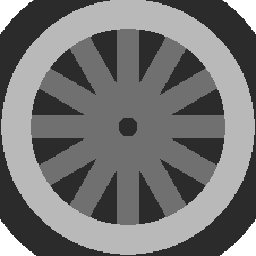
%> input picture hw6/wheel.tif, 256 x 256 px
$ octave hw6.m   (GNU Octave 9; MATLAB toolbox functions it lacks are replaced by stand-ins)
%> lines starting %> are read from the running program, lines starting %| are printed output that depends on the picture; in (x1, y1, x2, y2) boxes, pixels count from 0 and x2, y2 are one past the last pixel; in counts of white or black regions, pixels touching at a corner belong together; the program's own positions count from 1
### hw6/idealLPF.m
function [H, filteredImageDFT, filteredImage] = idealLPF(image,f_c)
    % Get image dimensions
    [M, N] = size(image);

    % Transform image to Fourier Domain.
    imageDFT = fft2(double(image));

    % Initialize new set of point coordinates.
    u = 0:(M-1);
    v = 0:(N-1);

    % Find indices of x- and y- coordinates outside half the dimensions.
    idx = find(u > M/2);
    idy = find(v > N/2);
    u(idx) = u(idx) - M;
    v(idy) = v(idy) - N;

    % Create a grid from the new coordinates.
    [V,U] = meshgrid(v,u);

    % Use the formula of a circle to construct the logical bounds of the
    % filter.
    D = sqrt(U.^2+V.^2);

    % Construct the filter by locating points that are within the radius of
    % the cutoff frequency.
    H = double(D <= f_c);

    % Apply the filter by multiplying with the image in Fourier Domain
    % (which is equal to convolving in the Time Domain).
    filteredImageDFT = H .* imageDFT;

    % Transform the image back into the Time Domain.
    filteredImage = real(ifft2(double(filteredImageDFT)));
end

### hw6/gaussLPF.m
function [H, filteredImageDFT, filteredImage] = gaussLPF(image, sigma)
    % Get image dimensions
    [M, ~] = size(image);

    % Transform image to Fourier Domain.
    imageDFT = fft2(image);

    % Construct the gaussian filter of same size and sigma as f_c.
    H = fspecial('gaussian', M, sigma);
    H = mat2gray(H);

    % Apply the filter by multiplying with the image in Fourier Domain
    % (which is equal to convolving in the Time Domain).
    filteredImageDFT = fftshift(H) .* imageDFT;

    % Transform the image back into the Time Domain.
    filteredImage = real(ifft2(filteredImageDFT));
end

### hw6/hw6.m
%% Problem 1

% No coding needed here.

%% Problem 2
close all; clear; clc;

% Load the images.
wheel = imread('wheel.tif');
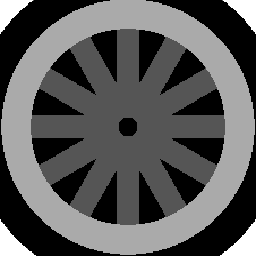
%> wheel: size 256x256 uint8; min 0, max 3, mean 1.05; drawn with min black and max white
edges = rgb2gray(imread('edges.tif'));
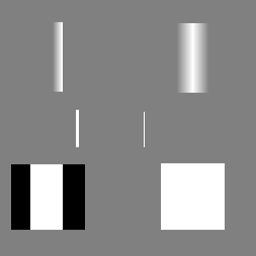
%> input picture hw6/edges.tif, 256 x 256 px
%> edges: size 256x256 uint8; min 0, max 255, mean 138.2
[m1, n1] = size(wheel);
%> m1 = 256; n1 = 256

wheelFT = fft2(double(wheel));
edgesFT = fft2(double(edges));

% a. Apply an ideal lpf at a frequency which is 1/3 the maximum frequency.
% Maximum frequency occurs at +/- N/2 in each dir. of an unshifted NxN DFT.
magWheelFT = abs(wheelFT);
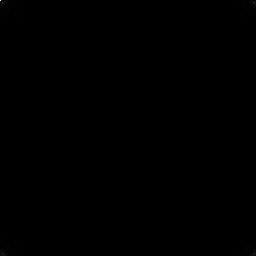
%> magWheelFT: size 256x256 double; min 0, max 68898, mean 65.4; drawn with min black and max white
magEdgesFT = abs(edgesFT);
maxFreqWheel = magWheelFT(m1/2, n1/2);
%> maxFreqWheel = 20.81
maxFreqEdges = magEdgesFT(m1/2, n1/2);
%> maxFreqEdges = 56.75

% Compute cutoff frequencies as 1/3 the maximum frequencies.
fcWheel = 1/3 * maxFreqWheel;
%> fcWheel = 6.94
fcEdges= 1/3 * maxFreqEdges;
%> fcEdges = 18.92

% Construct an ideal low-pass filter which is a circle shape of 0s and 1s.
[~, lpfWheelDFT, lpfWheel] = idealLPF(wheel, fcWheel);
%> in idealLPF, `H = double(D <= f_c);`:
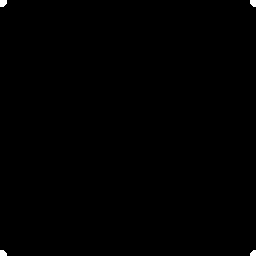
%> H: size 256x256 double; values 0 (black) and 1 (white), 0.22% white; 4 white regions, box (x1, y1, x2, y2) and area: (0, 0, 7, 7) 43, (250, 0, 256, 7) 36, (0, 250, 7, 256) 36, (250, 250, 256, 256) 30
[edgesH, lpfEdgesDFT, lpfEdges] = idealLPF(edges, fcEdges);
%> in idealLPF (call 2), `H = double(D <= f_c);`: H: size 256x256 double; values 0 (black) and 1 (white), 1.7% white; 4 white regions, box (x1, y1, x2, y2) and area: (0, 0, 19, 19) 298, (238, 0, 256, 19) 279, (0, 238, 19, 256) 279, (238, 238, 256, 256) 261

% b. Apply a Gaussian lpf with a 1/2 width at half maximum amplitude which is
% 1/3 the maximum frequency.
[~, gaussWheelDFT, gaussWheel] = gaussLPF(wheel, fcWheel);
%> in gaussLPF, `filteredImage = real(ifft2(filteredImageDFT));`:
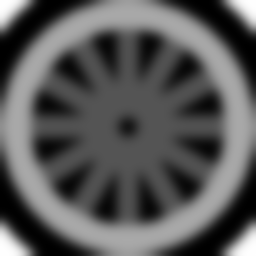
%> filteredImage: size 256x256 double; min 0.00102, max 3, mean 1.05; drawn with min black and max white
[gaussEdgesH, gaussEdgesDFT, gaussEdges] = gaussLPF(edges, fcEdges);

% c. Print out these images for the report.
% i. Original images in the cartesian domain.
fig1 = figure(1);
subplot(1,2,1); imshow(wheel, []); title('Original Wheel Image');
subplot(1,2,2); imshow(edges, []); title('Original Edges Image');
saveas(fig1, 'fig1_hw6.jpg');

% ii. Original images in the frequency domain.
fig2 = figure(2);
subplot(1,2,1); imshow(log(abs(fftshift(wheelFT))), []); title('Wheel Image in FD');
subplot(1,2,2); imshow(log(abs(fftshift(edgesFT))), []); title('Edges Image in FD');
%> after `imshow(log(abs(fftshift(edgesFT))), [])`:
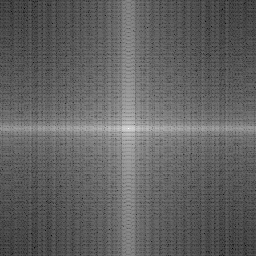
%> displayed picture: size 256x256, on the screen's scale of 0 to 255; min 0, max 255, mean 97.7
saveas(fig2, 'fig2_hw6.jpg');

% iii. Images with Ideal LPF in cartesian domain.
fig3 = figure(3);
subplot(1,2,1); imshow(lpfWheel, []); title('Ideal LPF Wheel Image');
subplot(1,2,2); imshow(lpfEdges, []); title('Ideal LPF Edges Image');
saveas(fig3, 'fig3_hw6.jpg');

% iv. Images with Ideal LPF in frequency domain.
fig4 = figure(4);
subplot(1,2,1); imshow(log(abs(fftshift(lpfWheelDFT))), []); title('Ideal LPF Wheel Image in FD');
subplot(1,2,2); imshow(log(abs(fftshift(lpfEdgesDFT))), []); title('Ideal LPF Edges Image in FD');
saveas(fig4, 'fig4_hw6.jpg');

% v. Images with Gaussian LPF in cartesian domain.
fig5 = figure(5);
subplot(1,2,1); imshow(gaussWheel, []); title('Gauss LPF Wheel Image');
subplot(1,2,2); imshow(gaussEdges, []); title('Gauss LPF Edges Image');
saveas(fig5, 'fig5_hw6.jpg');

% vi. Images with Gaussian LPF in frequency domain.
fig6 = figure(6);
subplot(1,2,1); imshow(log(abs(fftshift(gaussWheelDFT))), []); title('Gauss LPF Wheel Image in FD');
subplot(1,2,2); imshow(log(abs(fftshift(gaussEdgesDFT))), []); title('Gauss LPF Edges Image in FD');
saveas(fig6, 'fig6_hw6.jpg');

% vii. Ideal LPF in frequency domain.
fig7 = figure(7);
imshow(fftshift(edgesH)); title('Ideal Low-Pass Filter');
saveas(fig7, 'fig7_hw6.jpg');

% viii. Gaussian LPF in frequency domain.
fig8 = figure(8);
imshow(gaussEdgesH); title('Gaussian Low-Pass Filter');
saveas(fig8, 'fig8_hw6.jpg');

% d. No code.
% e. No code.

%% f. Apply an ideal LPF and a Gaussian LPF to an image consisting of a
% single white dot on a black background.

% Create a 256x256 black background image.
dotImg = zeros(50, 50);

% Set the center pixel to a white dot.
dotImg(50/2, 50/2) = 1;

fig0 = figure(13);
subplot(1,3,1); imshow(dotImg); title('2D Impulse Function Image');

% (i) Apply an ideal LPF (select a cutoff frequency of 20)
fc = 15;
[~, ~, lpfDotImg] = idealLPF(dotImg, fc);
figure(13);
subplot(1,3,2); imshow(lpfDotImg); title('2D Impulse Function with Ideal LPF');

% (ii) Apply a Gaussian LPF.
[~, ~, gaussDotImg] = gaussLPF(dotImg, fc);
figure(13)
subplot(1,3,3); imshow(gaussDotImg); title('2D Impulse Function with Gaussian LPF');
%> after `title('2D Impulse Function with Gaussian LPF')`:
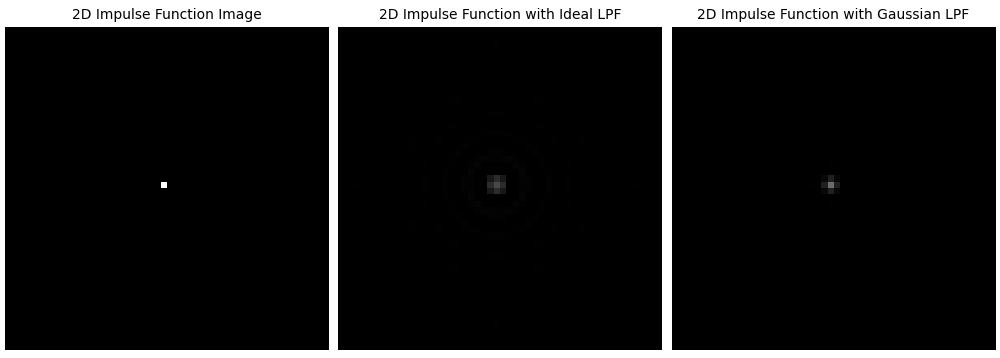
%> figure redrawn from the program's plot data, 3 panels
saveas(fig0, 'fig13_hw6.jpg');

%% Problem 3
close all; clear; clc;

%> (the run ends here)
